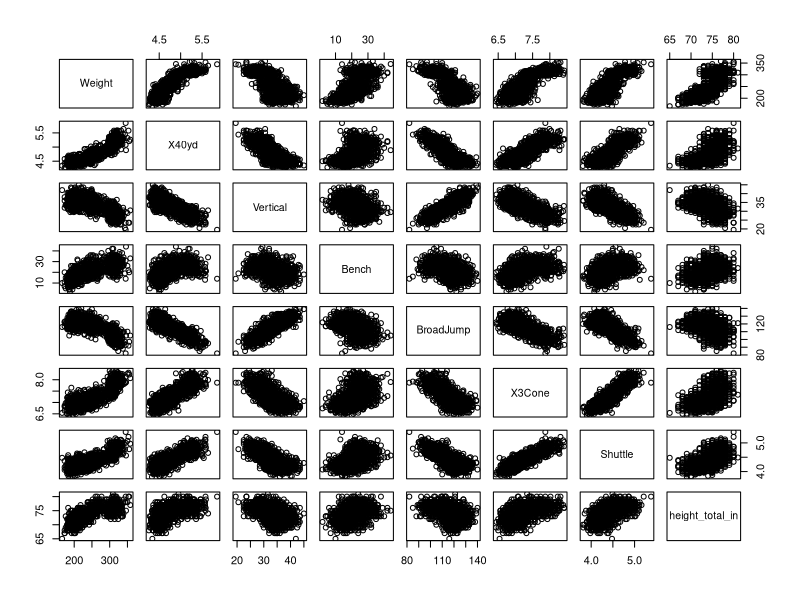
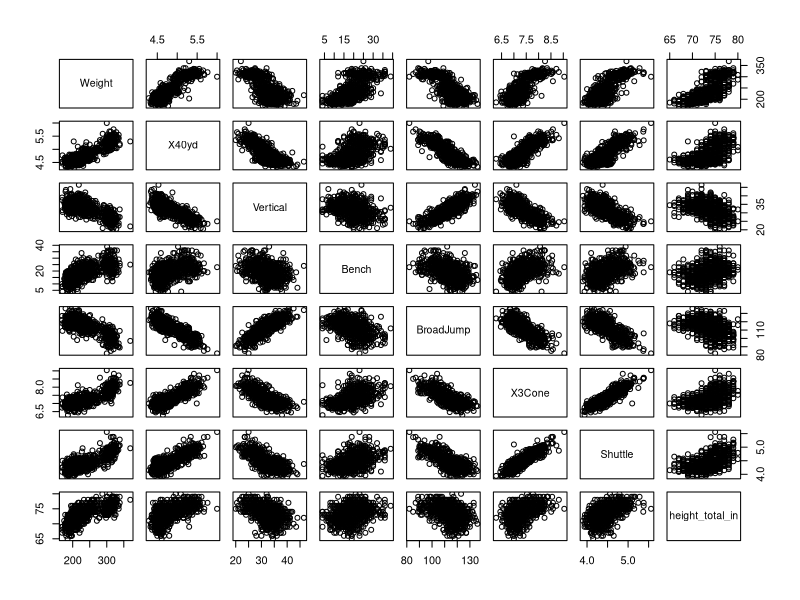
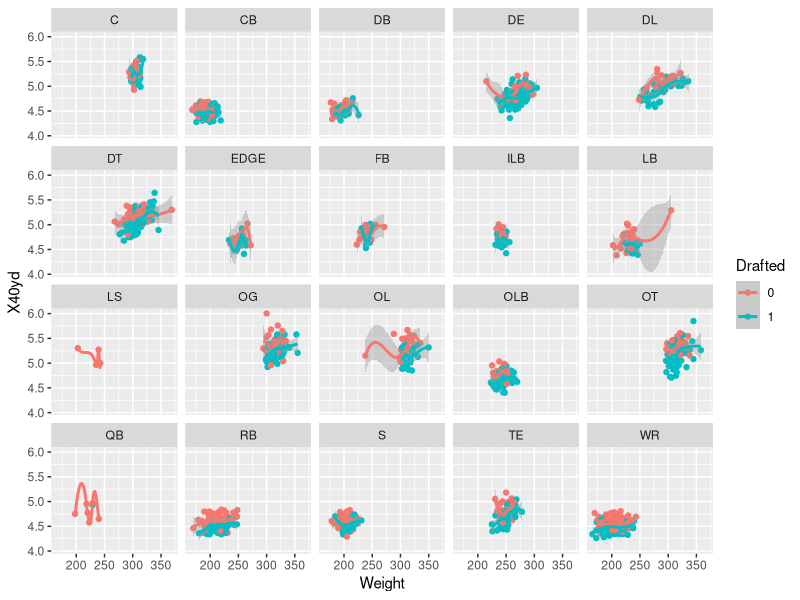
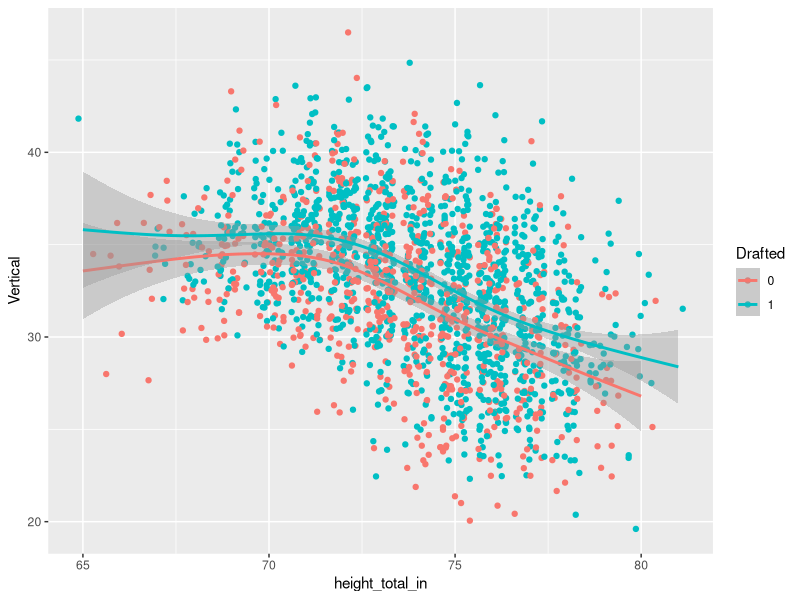

R code for these plots, in order: (Note: this script raises an error after producing the figures.)

library(sqldf)
library(ggplot2)
library(tidyverse)

nfl_combine <- read.csv("nfl_combine_2010_to_2023.csv", header = TRUE)

#######################
#####DATA CLEANING#####
#######################
#rename Broad.Jump column
names(nfl_combine)[names(nfl_combine)=='Broad.Jump'] <- 'BroadJump'

#create a data frame without ANY null values in any column (ONLY players who were drafted)
nfl_A<-na.omit(nfl_combine)
#create a data frame with ONLY players who were NOT drafted
nfl_B<-sqldf("SELECT * 
             FROM nfl_combine
             WHERE Drafted = 'False'")
#delete Round & Pick columns from nfl_A and nfl_B
nfl_A$Round <- NULL
nfl_A$Pick <- NULL
nfl_B$Round <- NULL
nfl_B$Pick <- NULL
#remove null values
nfl_A<-na.omit(nfl_A)
nfl_B<-na.omit(nfl_B)
#convert height to inches for a numeric variable
nfl_A <- nfl_A %>%
  separate(Height, into = c("feet", "inches"), sep = "-", convert = TRUE) %>%
  mutate(height_total_in = feet*12 + inches)

nfl_B <- nfl_B %>%
  separate(Height, into = c("feet", "inches"), sep = "-", convert = TRUE) %>%
  mutate(height_total_in = feet*12 + inches)

#correlation matrix for both nfl_A and nfl_B
cor_A <- cor(nfl_A[,c(7,8,9,10,11,12,13,15)]) 
pairs(nfl_A[,c(7,8,9,10,11,12,13,15)])

cor_B <- cor(nfl_B[,c(7,8,9,10,11,12,13,15)]) 
pairs(nfl_B[,c(7,8,9,10,11,12,13,15)])

#FEATURE ENGINEERING
#group positions
nfl_combine <- nfl_combine %>%
  mutate(
    PositionGroup = case_when(
      Pos %in% c("DE", "DL", "DT", "EDGE") ~ "DLINE",
      Pos %in% c("LB", "ILB", "OLB") ~ "LB",
      Pos %in% c("CB", "S", "DB") ~ "DB",
      Pos %in% c("RB", "FB") ~ "RB",
      Pos %in% c("OL", "OG","OT","C") ~ "OLINE",
      TRUE ~ Pos     # ← Keep original values
    )
  )
nfl_A <- nfl_A %>%
  mutate(
    PositionGroup = case_when(
      Pos %in% c("DE", "DL", "DT", "EDGE") ~ "DLINE",
      Pos %in% c("LB", "ILB", "OLB") ~ "LB",
      Pos %in% c("CB", "S", "DB") ~ "DB",
      Pos %in% c("RB", "FB") ~ "RB",
      Pos %in% c("OL", "OG","OT","C") ~ "OLINE",
      TRUE ~ Pos     # ← Keep original values
    )
  )
nfl_B <- nfl_B %>%
  mutate(
    PositionGroup = case_when(
      Pos %in% c("DE", "DL", "DT", "EDGE") ~ "DLINE",
      Pos %in% c("LB", "ILB", "OLB") ~ "LB",
      Pos %in% c("CB", "S", "DB") ~ "DB",
      Pos %in% c("RB", "FB") ~ "RB",
      Pos %in% c("OL", "OG","OT","C") ~ "OLINE",
      TRUE ~ Pos     # ← Keep original values
    )
  )
#join nfl_A and nfl_B to create a clean data frame with both drafted and undrafted players
nfl_C <- sqldf('
      SELECT *
      FROM nfl_A
      UNION 
      SELECT *
      FROM nfl_B
      ')

#change the Drafted column-- instead of using TRUE/FALSE, 0 and 1
nfl_C$Drafted[nfl_C$Drafted=='True']<-1
nfl_C$Drafted[nfl_C$Drafted=='False']<-0

##############################
#####DESCRIPTIVE ANALYSIS#####
##############################
#run queries to learn more about data structure
sqldf("SELECT PositionGroup, COUNT(*) AS Count
       FROM nfl_combine
       GROUP BY PositionGroup;")

sqldf("SELECT PositionGroup, COUNT(*) AS Count
       FROM nfl_C
       GROUP BY PositionGroup;")

#summary statistics query
summary_stats<-sqldf("
  SELECT 
    MIN(X40yd), 
    MAX(X40yd),
    AVG(X40yd),
    MIN(Vertical),
    MAX(Vertical),
    AVG(Vertical),
    MIN(X3Cone),
    MAX(X3Cone),
    AVG(X3Cone)
  FROM nfl_C;
")

#compare average strength across position groups - query
sqldf("
  SELECT PositionGroup, AVG(Bench) AS AvgBench
  FROM nfl_C
  GROUP BY PositionGroup
  ORDER BY AvgBench DESC;
")

sqldf("
  SELECT PositionGroup, AVG(Bench) AS AvgBench
  FROM nfl_A
  GROUP BY PositionGroup
  ORDER BY AvgBench DESC;
")

#compare average metrics between WR, DB, RB
sqldf("
  SELECT PositionGroup, 
         AVG(X40yd) AS Avg40,
         AVG(Vertical) AS AvgVertical,
         AVG(Bench) AS AvgBench,
         AVG(Shuttle) AS AvgShuttle,
         AVG(X3Cone) AS AvgThreeCone
  FROM nfl_C
  WHERE PositionGroup IN ('RB', 'WR', 'DB')
  GROUP BY PositionGroup;
")

#list the fastest OLINE/DLINE players, showing if they were drafted or not
sqldf("
      SELECT PositionGroup, Drafted,X40yd
      FROM nfl_C
      WHERE PositionGroup IN ('OLINE','DLINE')
      ORDER BY PositionGroup DESC
      LIMIT 15
")

#Which position group is the overall most explosive?
sqldf("
  SELECT PositionGroup,
         AVG(Vertical) AS AvgVertical,
         AVG(BroadJump) AS AvgBroad
  FROM nfl_A
  GROUP BY PositionGroup
  ORDER BY AvgVertical DESC;
")

#athletic score 2023
sqldf("
  SELECT Player, PositionGroup,Drafted,Year,
         ( (1/X40yd) * 100 
           + Vertical 
           + BroadJump 
           + (25 - X3Cone) 
         ) AS AthleticScore
  FROM nfl_combine
  WHERE Year=2023
  ORDER BY AthleticScore DESC
  LIMIT 15;
")

#explosiveness score - based on vertical and broad jump
sqldf("
  SELECT Player, PositionGroup,Drafted,
         (Vertical) + BroadJump AS ExplosivenessScore
  FROM nfl_C
  ORDER BY ExplosivenessScore DESC
  LIMIT 20;
")

#create scatter plots comparing player metrics
ggplot(nfl_C, aes(x=Weight, y=X40yd,color=Drafted))+
  geom_jitter()+
  geom_smooth(aes())+
  facet_wrap(vars(Pos))

ggplot(nfl_C, aes(x=height_total_in, y=Vertical,color=Drafted))+
  geom_jitter()+
  geom_smooth()

ggplot(nfl_C, aes(x=Weight, y=Broad.Jump,color=Drafted))+
  geom_jitter()+
  geom_smooth()

#create boxplots comparing 40yd times of players who were drafted or not
boxplot(nfl_A$X40yd, #only players who were drafted
        main="Average Drafted 40yd Dash",
        xlab="Time",
        ylab="",
        col="purple",
        horizontal = TRUE
)
summary(nfl_A$X40yd)

boxplot(nfl_B$X40yd, #only players who were drafted
        main="Average Undrafted 40yd Dash",
        xlab="Time",
        ylab="",
        col="purple",
        horizontal = TRUE
)
summary(nfl_B$X40yd)

#comparing 40-yard times across position groups -- only looking at Drafted
ggplot(nfl_A, aes(PositionGroup, X40yd)) +
  geom_boxplot() +
  labs(title = "40-Yard Dash by Position Group")

#comparing 3-cone drill times across position groups -- only looking at Drafted
ggplot(nfl_A, aes(PositionGroup, X3Cone)) +
  geom_boxplot() +
  labs(title = "3-Cone Drill Times by Position Group")

#delete inches, feet, and Year columns from nfl_C
nfl_C$inches <- NULL
nfl_C$feet <- NULL
nfl_C$Year <- NULL
nfl_C<-na.omit(nfl_C)
nfl_C<-na.omit(nfl_C)

# 1. Keep only numeric variables (adjust if you want a subset)
combine_num <- nfl_C %>%
  select(where(is.numeric))   # or: select(Forty, Vertical, BroadJump, Bench, Shuttle, ThreeCone)

# 2. Compute correlation matrix
cor_mat <- cor(combine_num, use = "pairwise.complete.obs")
#convert correlation matrix
cor_df <- cor_mat %>%
  as.data.frame() %>%
  rownames_to_column(var = "Var1") %>%
  pivot_longer(
    cols = -Var1,
    names_to = "Var2",
    values_to = "Correlation"
  )
#correlation heatmap
ggplot(cor_df, aes(x = Var1, y = Var2, fill = Correlation)) +
  geom_tile() +
  scale_fill_gradient2(
    limits = c(-1, 1),
    midpoint = 0,
    low = "blue",
    mid = "white",
    high = "red"
  ) +
  coord_fixed() +
  theme_minimal() +
  theme(
    axis.text.x = element_text(angle = 45, vjust = 1, hjust = 1)
  ) +
  labs(
    title = "Correlation Heatmap of NFL Combine Metrics",
    x = NULL,
    y = NULL
  )

#build a density plot comparing 40-yard times across positions
library(sqldf)

nfl_subset1 <- sqldf("
  SELECT *
  FROM nfl_C
  WHERE PositionGroup IN ('RB', 'WR', 'DB')
")

ggplot(nfl_subset1, aes(Vertical, fill = PositionGroup)) +
  geom_density(alpha = 0.4)


##################
#####MODELING#####
##################

model <- lm(X3Cone ~ X40yd + Shuttle, data=nfl_C)
summary(model)

#actual vs. predicted plot - speed drills
ggplot(data = data.frame(fitted = model$fitted.values,
                         residuals = nfl_C$X3Cone))+
  geom_point(aes(x=fitted, y=residuals))+
  labs(x="Predicted",y="Actual",title="Actual vs. Predicted Plot")

#use a query to join nfl_C with nfl_combine Round and Pick
nfl_drafted <- sqldf("
  SELECT a.*, nc.Round, nc.Pick
  FROM nfl_A a
  LEFT JOIN (SELECT Pos, Player, Round, Pick 
            FROM nfl_combine) nc
  ON nc.Pos = a.Pos AND nc.Player = a.Player;
")

#select only WRs (for analysis later)
nfl_drafted_wr <- sqldf("
  SELECT *
  FROM nfl_drafted
  WHERE Pos='WR'")

#WR draft model - what pick overall would they be based off their metrics
draft_model <- lm(Pick ~ Weight+X40yd+Vertical+Bench+BroadJump+X3Cone+Shuttle, data=nfl_drafted_wr)

summary(draft_model)

#actual vs. Predicted Plot
ggplot(data = data.frame(fitted = draft_model$fitted.values,
                         residuals = nfl_drafted_wr$Pick)) +
  geom_point(aes(x = fitted, y = residuals)) +
  labs(x = "Predicted", 
       y = "Actual",
       title= "Actual vs. Predicted Plot")

#ONLY LOOKING AT 40YD
draft_model40 <- lm(Pick ~ X40yd, data=nfl_drafted_wr)
summary(draft_model40)

#actual vs. Predicted Plot
ggplot(data = data.frame(fitted = draft_model40$fitted.values,
                         residuals = nfl_drafted_wr$Pick)) +
  geom_point(aes(x = fitted, y = residuals)) +
  labs(x = "Predicted", 
       y = "Actual",
       title= "Actual vs. Predicted Plot")
